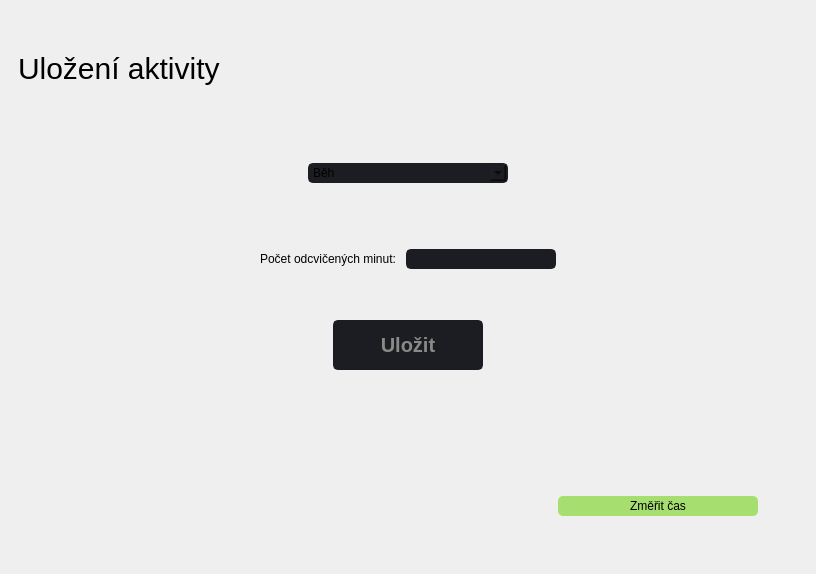
                  <widget class="QWidget" name="insert_data_widget">
                   <layout class="QHBoxLayout" name="horizontalLayout_25">
                    <property name="spacing">
                     <number>0</number>
                    </property>
                    <property name="leftMargin">
                     <number>0</number>
                    </property>
                    <property name="topMargin">
                     <number>0</number>
                    </property>
                    <property name="rightMargin">
                     <number>0</number>
                    </property>
                    <property name="bottomMargin">
                     <number>0</number>
                    </property>
                    <item>
                     <widget class="QFrame" name="frame_6">
                      <property name="styleSheet">
                       <string notr="true">border:none;</string>
                      </property>
                      <property name="frameShape">
                       <enum>QFrame::StyledPanel</enum>
                      </property>
                      <property name="frameShadow">
                       <enum>QFrame::Raised</enum>
                      </property>
                      <layout class="QVBoxLayout" name="verticalLayout_16">
                       <item>
                        <widget class="QFrame" name="frame_4">
                         <property name="frameShape">
                          <enum>QFrame::StyledPanel</enum>
                         </property>
                         <property name="frameShadow">
                          <enum>QFrame::Raised</enum>
                         </property>
                         <layout class="QHBoxLayout" name="horizontalLayout_48">
                          <item>
                           <widget class="QLabel" name="label_3">
                            <property name="minimumSize">
                             <size>
                              <width>0</width>
                              <height>100</height>
                             </size>
                            </property>
                            <property name="styleSheet">
                             <string notr="true">QLabel {
	font-size: 30px;
	qproperty-alignment: AlignCenter;
}</string>
                            </property>
                            <property name="text">
                             <string>Uložení aktivity</string>
                            </property>
                           </widget>
                          </item>
                         </layout>
                        </widget>
                       </item>
                       <item>
                        <widget class="QFrame" name="frame_5">
                         <property name="minimumSize">
                          <size>
                           <width>0</width>
                           <height>80</height>
                          </size>
                         </property>
                         <property name="frameShape">
                          <enum>QFrame::StyledPanel</enum>
                         </property>
                         <property name="frameShadow">
                          <enum>QFrame::Raised</enum>
                         </property>
                         <layout class="QHBoxLayout" name="horizontalLayout_47">
                          <item>
                           <widget class="QComboBox" name="comboBox">
                            <property name="maximumSize">
                             <size>
                              <width>200</width>
                              <height>16777215</height>
                             </size>
                            </property>
                            <property name="styleSheet">
                             <string notr="true">QComboBox{
	background-color: rgb(27, 29, 35);
	border-radius: 5px;
	border: 2px solid rgb(27, 29, 35);
}</string>
                            </property>
                            <item>
                             <property name="text">
                              <string>Běh</string>
                             </property>
                            </item>
                            <item>
                             <property name="text">
                              <string>Bruslení</string>
                             </property>
                            </item>
                            <item>
                             <property name="text">
                              <string>Chůze</string>
                             </property>
                            </item>
                            <item>
                             <property name="text">
                              <string>Cyklistika</string>
                             </property>
                            </item>
                           </widget>
                          </item>
                         </layout>
                        </widget>
                       </item>
                       <item>
                        <widget class="QFrame" name="frame_9">
                         <property name="minimumSize">
                          <size>
                           <width>0</width>
                           <height>80</height>
                          </size>
                         </property>
                         <property name="frameShape">
                          <enum>QFrame::StyledPanel</enum>
                         </property>
                         <property name="frameShadow">
                          <enum>QFrame::Raised</enum>
                         </property>
                         <layout class="QHBoxLayout" name="horizontalLayout_46">
                          <item>
                           <spacer name="horizontalSpacer_30">
                            <property name="orientation">
                             <enum>Qt::Horizontal</enum>
                            </property>
                            <property name="sizeHint" stdset="0">
                             <size>
                              <width>40</width>
                              <height>20</height>
                             </size>
                            </property>
                           </spacer>
                          </item>
                          <item>
                           <widget class="QLabel" name="label_9">
                            <property name="text">
                             <string>Počet odcvičených minut: </string>
                            </property>
                           </widget>
                          </item>
                          <item>
                           <widget class="QLineEdit" name="lineEdit">
                            <property name="maximumSize">
                             <size>
                              <width>150</width>
                              <height>16777215</height>
                             </size>
                            </property>
                            <property name="styleSheet">
                             <string notr="true">QLineEdit {
	background-color: rgb(27, 29, 35);
	border-radius: 5px;
	border: 2px solid rgb(27, 29, 35);
	padding-left: 10px;
}
QLineEdit:hover {
	border: 2px solid rgb(64, 71, 88);
}
QLineEdit:focus {
	border: 2px solid rgb(91, 101, 124);
}</string>
                            </property>
                           </widget>
                          </item>
                          <item>
                           <spacer name="horizontalSpacer_31">
                            <property name="orientation">
                             <enum>Qt::Horizontal</enum>
                            </property>
                            <property name="sizeHint" stdset="0">
                             <size>
                              <width>40</width>
                              <height>20</height>
                             </size>
                            </property>
                           </spacer>
                          </item>
                         </layout>
                        </widget>
                       </item>
                       <item>
                        <widget class="QFrame" name="frame_10">
                         <property name="minimumSize">
                          <size>
                           <width>0</width>
                           <height>80</height>
                          </size>
                         </property>
                         <property name="frameShape">
                          <enum>QFrame::StyledPanel</enum>
                         </property>
                         <property name="frameShadow">
                          <enum>QFrame::Raised</enum>
                         </property>
                         <layout class="QHBoxLayout" name="horizontalLayout_49">
                          <item>
                           <widget class="QPushButton" name="pushButton_2">
                            <property name="maximumSize">
                             <size>
                              <width>150</width>
                              <height>50</height>
                             </size>
                            </property>
                            <property name="styleSheet">
                             <string notr="true">QPushButton {
	background-color: rgb(27, 29, 35);
	border-radius: 5px;
	border: 2px solid rgb(27, 29, 35);
	font-weight: bold;
	font-size: 20px;
	color: rgb(136, 138, 133);
}
QPushButton:hover {
	background-color: rgb(20, 29, 35);
}
QPushButton:pressed {
	background-color: rgba(115, 210, 22,100);
	color: rgb(0, 0, 0);
}</string>
                            </property>
                            <property name="text">
                             <string>Uložit</string>
                            </property>
                           </widget>
                          </item>
                         </layout>
                        </widget>
                       </item>
                       <item>
                        <spacer name="verticalSpacer_17">
                         <property name="orientation">
                          <enum>Qt::Vertical</enum>
                         </property>
                         <property name="sizeType">
                          <enum>QSizePolicy::Fixed</enum>
                         </property>
                         <property name="sizeHint" stdset="0">
                          <size>
                           <width>20</width>
                           <height>96</height>
                          </size>
                         </property>
                        </spacer>
                       </item>
                       <item>
                        <widget class="QFrame" name="frame_11">
                         <property name="frameShape">
                          <enum>QFrame::StyledPanel</enum>
                         </property>
                         <property name="frameShadow">
                          <enum>QFrame::Raised</enum>
                         </property>
                         <layout class="QHBoxLayout" name="horizontalLayout_50">
                          <item>
                           <spacer name="horizontalSpacer_32">
                            <property name="orientation">
                             <enum>Qt::Horizontal</enum>
                            </property>
                            <property name="sizeHint" stdset="0">
                             <size>
                              <width>40</width>
                              <height>20</height>
                             </size>
                            </property>
                           </spacer>
                          </item>
                          <item>
                           <spacer name="horizontalSpacer_65">
                            <property name="orientation">
                             <enum>Qt::Horizontal</enum>
                            </property>
                            <property name="sizeType">
                             <enum>QSizePolicy::Fixed</enum>
                            </property>
                            <property name="sizeHint" stdset="0">
                             <size>
                              <width>500</width>
                              <height>20</height>
                             </size>
                            </property>
                           </spacer>
                          </item>
                          <item>
                           <widget class="QPushButton" name="pushButton">
                            <property name="minimumSize">
                             <size>
                              <width>200</width>
                              <height>20</height>
                             </size>
                            </property>
                            <property name="maximumSize">
                             <size>
                              <width>200</width>
                              <height>20</height>
                             </size>
                            </property>
                            <property name="styleSheet">
                             <string notr="true">QPushButton {
	background-color: rgba(115, 210, 22, 150);
	color: rgb(0, 0, 0);
	border: 0px solid rgba(115, 210, 22, 150);
	border-radius: 5px;
}
QPushButton:hover {
	background-color: rgba(115, 210, 22, 200);
}
QPushButton:pressed {
	background-color: rgba(85, 170, 255, 100);
}</string>
                            </property>
                            <property name="text">
                             <string>Změřit čas</string>
                            </property>
                           </widget>
                          </item>
                          <item>
                           <spacer name="horizontalSpacer_64">
                            <property name="orientation">
                             <enum>Qt::Horizontal</enum>
                            </property>
                            <property name="sizeHint" stdset="0">
                             <size>
                              <width>40</width>
                              <height>20</height>
                             </size>
                            </property>
                           </spacer>
                          </item>
                         </layout>
                        </widget>
                       </item>
                       <item>
                        <spacer name="verticalSpacer_15">
                         <property name="orientation">
                          <enum>Qt::Vertical</enum>
                         </property>
                         <property name="sizeHint" stdset="0">
                          <size>
                           <width>20</width>
                           <height>40</height>
                          </size>
                         </property>
                        </spacer>
                       </item>
                      </layout>
                     </widget>
                    </item>
                   </layout>
                  </widget>
